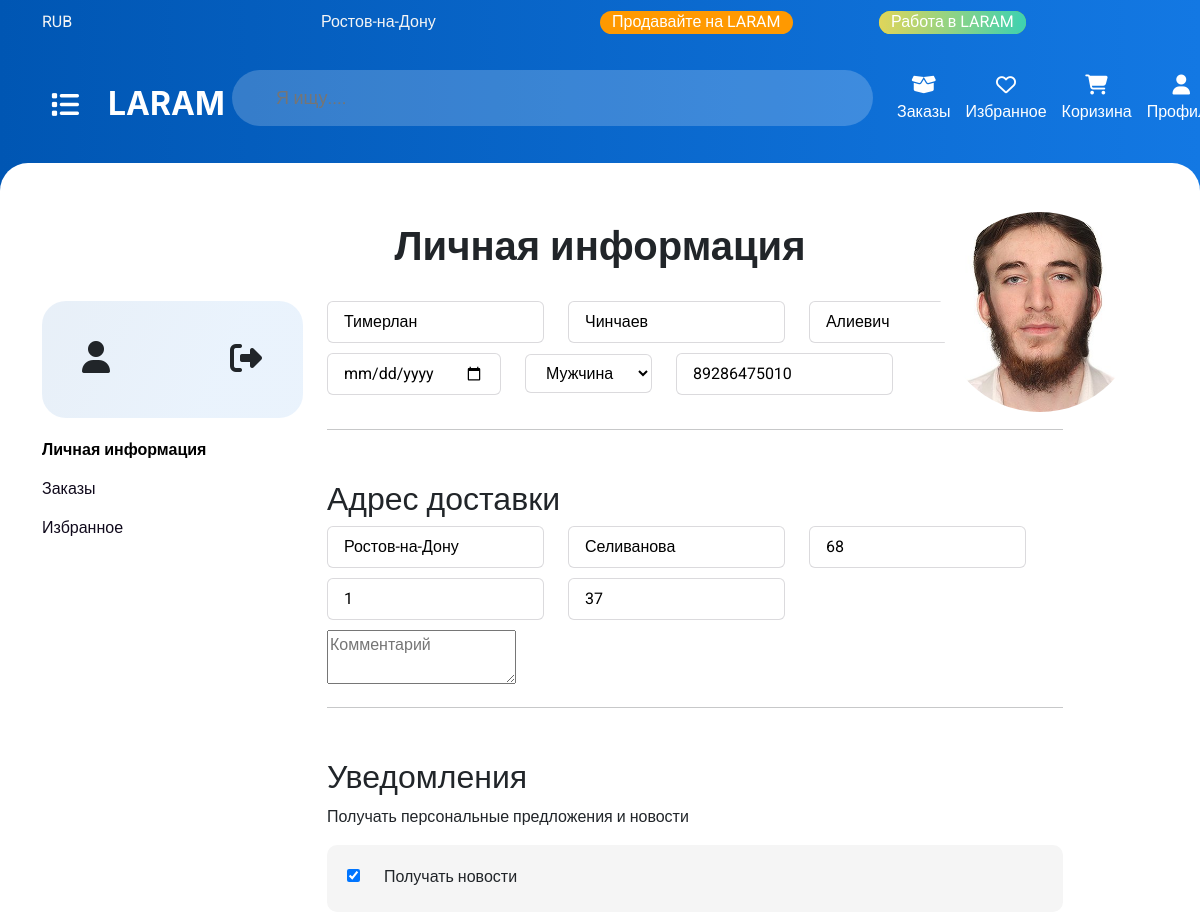
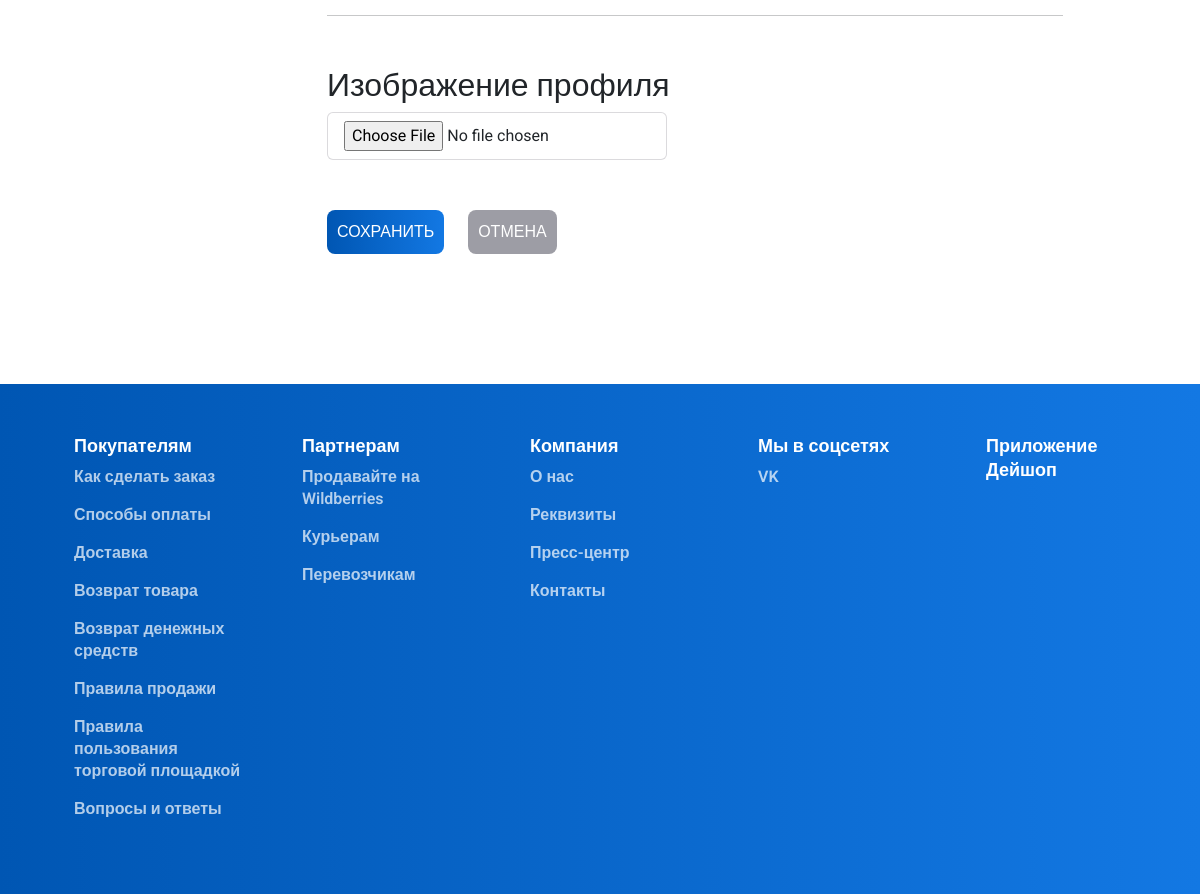
The page /user/profile/ (signed in) on the database its author committed (2 pictures, top to bottom).
### app/models.py (models this page shows, shortened)
class UserProfile(models.Model):
    user = models.OneToOneField(User,on_delete=models.CASCADE,null=True)
    name = models.CharField('Имя',max_length=40,blank=True,null=True)
    second_name = models.CharField('Фамилия',max_length=40,blank=True,null=True)
    last_name = models.CharField('Отчевство',max_length=40,blank=True,null=True)
    date_br = models.DateField(null=True,blank=True)
    GENDER_CHOICES = (
        ('M', 'Male'),
        ('F', 'Female'),
    )
    gender = models.CharField(max_length=1, choices=GENDER_CHOICES, blank=True, null=True)
    phone_number = models.CharField(max_length=20,null=True)
    user_picture = models.ImageField('Изображения пользователя',upload_to='profile_pictures/',null=True,blank=True)
    address_city = models.CharField('Адрес доставки (Город)',max_length=70,null=True)
    address_street = models.CharField('Адрес доставки (Улица)',max_length=70,null=True)
    address_house = models.CharField('Адрес доставки (Дом)',max_length=70,null=True)
    address_podezd = models.CharField('Адрес доставки (Подъезд)',max_length=70,null=True,blank=True)
    address_kv = models.CharField('Адрес доставки (Квартира)',max_length=70,null=True,blank=True)
    comment = models.TextField('Комментарий',null=True,blank=True)
    notification_settings = models.BooleanField('Уведомления',default=True)

### app/views.py (the view)
# urls.py: path('user/profile/',views.profile_user,name='profile_user'),
@login_required
def profile_user(request):
    user = request.user
    user_profile = user.userprofile
    if request.method == 'POST':
        form = UserProfileForm(request.POST,request.FILES)
        if form.is_valid():
            user = request.user
            profile = user.userprofile
            profile.name = form.cleaned_data.get('name')
            profile.second_name = form.cleaned_data.get('second_name')
            profile.last_name = form.cleaned_data.get('last_name')
            profile.date_br = form.cleaned_data.get('date_br')
            profile.gender = form.cleaned_data.get('gender')
            profile.phone_number = form.cleaned_data.get('phone_number')
            profile.address_city = form.cleaned_data.get('address_city')
            profile.address_street = form.cleaned_data.get('address_street')
            profile.address_house = form.cleaned_data.get('address_house')
            profile.address_podezd = form.cleaned_data.get('address_podezd')
            profile.address_kv = form.cleaned_data.get('address_kv')
            profile.comment = form.cleaned_data.get('comment')
            profile.notification_settings = form.cleaned_data.get('notification_settings')
            profile.user_picture = form.cleaned_data.get('user_picture')
            profile.save()
            return redirect('/')  # Перенаправление на страницу профиля
    else:
        form = UserProfileForm()
    return render(request, 'profile_info.html',{'user_profile': user_profile,'form': form})

### app/forms.py
class UserProfileForm(forms.ModelForm):
    class Meta:
        model = UserProfile
        fields = ('name','second_name','last_name', 'date_br', 'gender', 'phone_number',
                  'address_city', 'address_street', 'address_house', 'address_podezd',
                  'address_kv', 'comment', 'notification_settings', 'user_picture')

### app/templates/profile_info.html (shortened to what this page needs)
{% extends "index.html" %}
{% load static %}
{% block style %}
<link rel="stylesheet" href="{% static 'app/css/profile_info.css' %}">
{% endblock %}
{% block content %}
<div class="container profile">
    <div class="row">
        <h1>Личная информация</h1>
        <div class="col-3">
            <aside>
                <div class="profile-card">
                    <i class="fa-solid fa-user"></i>
                    <a href="{% url 'logout' %}">
                    <button class="btn btn--icon profile-card__logout-btn">
                        <i class="fa-solid fa-right-from-bracket"></i>
                    </button></a>
                </div>
                <div class="links">
                    <a href="{% url 'profile_user' %}" class="ls-info">Личная информация</a>
                    <a href="{% url 'order' %}">Заказы</a>
                    <a href="{% url 'likes' %}">Избранное</a>
                </div>
            </aside>
            <img src="{{user_profile.user_picture.url}}" alt="">
        </div>
        <div class="col-8">
            <form method="POST" action="" enctype="multipart/form-data">
                <input type="text" name="name" placeholder="Имя" value="{{user_profile.name}}">
                <input type="text" name="second_name" placeholder="Фамилия" value="{{user_profile.second_name}}">
                <input type="text" name="last_name" placeholder="Отчевство" value="{{user_profile.last_name}}"><br>
                <input type="date" name="date_br" value="{{user_profile.date_br}}">
                <select name="gender" value{{user_profile.gender}}>
                    <option value="M">Мужчина</option>
                </select>
                <input type="tel" name="phone_number" placeholder="Номер телефона" value="{{user_profile.phone_number}}"><br>
                <hr>
                <h2>Адрес доставки</h2>
                <input type="text" name="address_city" placeholder="Адрес доставки (Город)" value="{{user_profile.address_city}}">
                <input type="text" name="address_street" placeholder="Адрес доставки (Улица)" value="{{user_profile.address_street}}">
                <input type="text" name="address_house" placeholder="Адрес доставки (Дом)" value="{{user_profile.address_house}}">
                <input type="text" name="address_podezd" placeholder="Адрес доставки (Подъезд)" value="{{user_profile.address_podezd}}">
                <input type="text" name="address_kv" placeholder="Адрес доставки (Квартира)" value="{{user_profile.address_kv}}"><br>
                <textarea name="comment" placeholder="Комментарий" value = "{{user_profile.comment}}">{{user_profile.comment}}</textarea><br>
                <hr>
                <h2>Уведомления</h2>
                <p>Получать персональные предложения и новости</p>
                <div class="form-check form-switch">
                    <input class="form-check-сheckbox" type="checkbox" role="switch" id="flexSwitchCheckChecked" name="notification_settings" checked>
                    <label class="form-check-label" for="flexSwitchCheckChecked">Получать новости</label>
                  </div>
                  <hr>
                  <h2>Изображение профиля</h2>
                  <input type="file"  name="user_picture"><br>
                <button type="submit" class="save">Сохранить</button>
                <button type="resert" class="reset">Отмена</button>
            </form>
        </div>
    </div>
</div>
{% endblock %}

### app/static/app/css/profile_info.css (style rules this page uses)
.profile .links a { display: block; text-decoration: none; color: #100a1c; margin-bottom: 15px; }
.profile .links { margin-top: 20px; }
.profile .links .ls-info { color: #000; font-weight: 900; }
.profile { margin-bottom: 100px; }

### app/static/app/css/style.css (style rules this page uses)
body { font-family: 'Roboto', sans-serif; }
body { background: linear-gradient(to right,#0056B3 0,#1378e3 100%) no-repeat; }
html,body { overflow-x: hidden; }
.profile-card { background: linear-gradient(115.76deg,rgba(0, 86, 179,.09) 9.51%,rgba(19, 120, 227,.09) 66.27%); border-radius: 24px; padding: 40px; justify-content: space-between; display: flex; }
.profile-card i { font-size: 32px; }
.profile-card button { justify-content: flex-end; padding: 0; }
.profile { padding-top: 60px; padding-bottom: 30px; }
.profile input { background: #fff; border: 1px solid rgba(16,10,28,.15); border-radius: 6px; margin-right: 20px; margin-bottom: 10px; padding: 8px 16px; }
.profile select { background: #fff; border: 1px solid rgba(16,10,28,.15); border-radius: 6px; margin-right: 20px; margin-bottom: 20px; padding: 8px 16px; }
.profile h1 { text-align: center; margin-bottom: 30px; font-weight: 900; }
.profile h2 { margin-top: 50px; }
.profile .save { text-transform: uppercase; padding: 10px; border: none; color: #fff; border-radius: 8px; margin-top: 40px; background: linear-gradient(to right,#0056B3 0,#1378e3 100%) no-repeat; margin-right: 20px; }
.profile .reset { text-transform: uppercase; padding: 10px; border: none; color: #fff; border-radius: 8px; margin-top: 40px; background-color: #9d9da5; }
.profile .form-check { border-radius: 10px; padding: 20px; background-color: #f5f5f5; }
.profile img { width: 200px; height: 200px; border-radius: 100%; object-fit: cover; position: absolute; right: 5%; top: 3%; }

### rows shown on the page
UserProfile: user_picture (picture), name "Тимерлан", second_name "Чинчаев", last_name "Алиевич", gender "Мужчина", phone_number "89286475010", address_city "Ростов-на-Дону", address_street "Селиванова", address_house "68", address_podezd "1", address_kv "37", comment "Комментарий"
